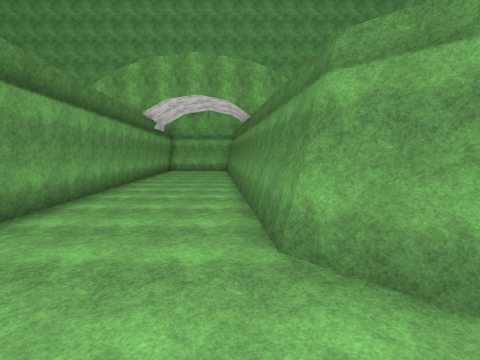
view 1 (above)

12 first-person views from a walk through a level from a Godot 3-D game. The camera is 1.3 m above the floor, tilts 6° down and sees 90° across. The floor is counted in squares, 1 m on a side. Each view is taken from the middle of a square. On the plan, view 1 faces up. The plan holds only what a view shows up to about 12 squares ahead; the rest is blank. The place goes on beyond the plan. Surface patterns are stand-ins for the level's own textures.

view 2
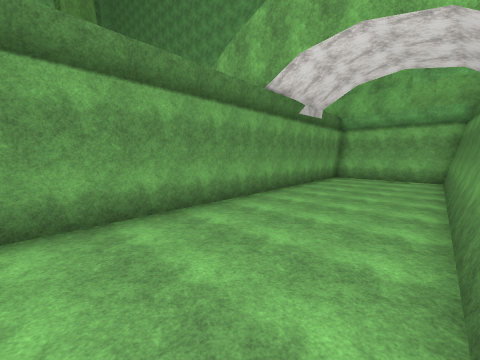

view 3
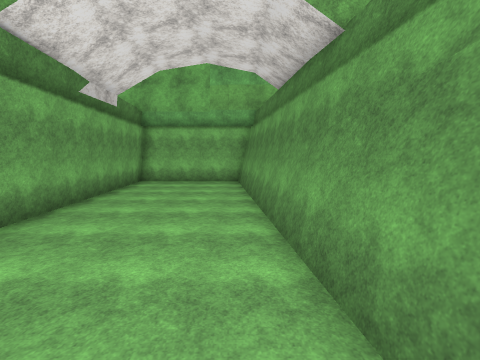

view 4
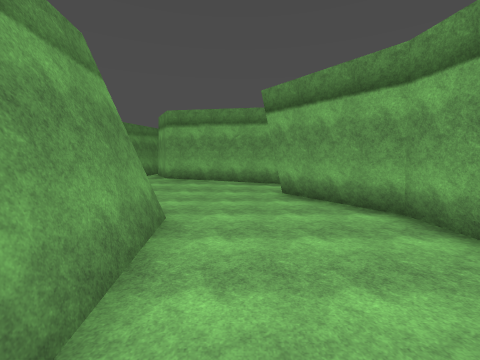

view 5
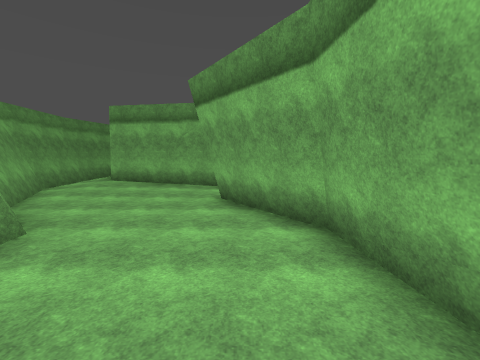

view 6
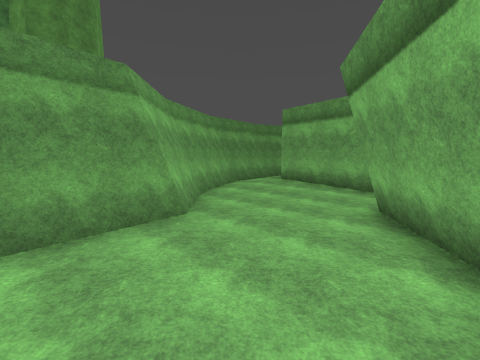

view 7
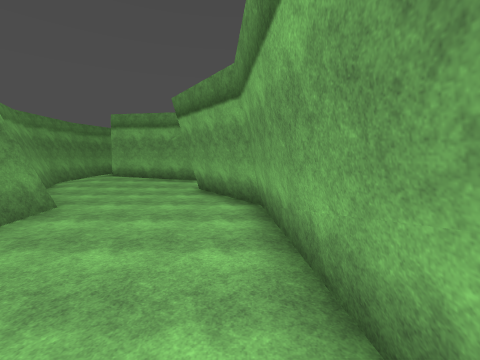

view 8
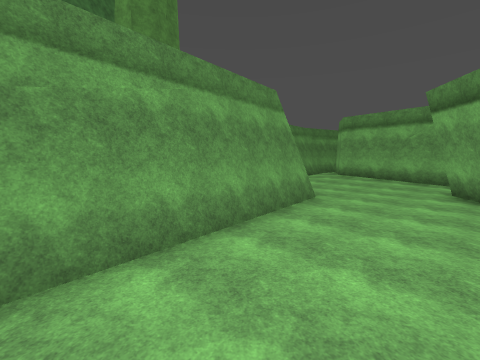

view 9
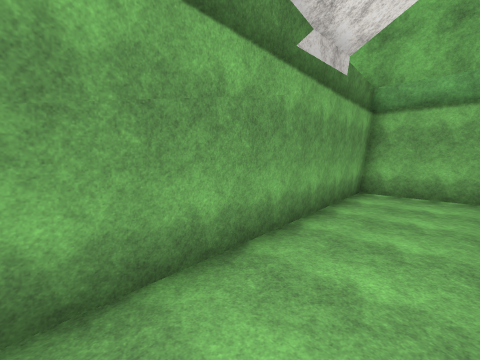

view 10
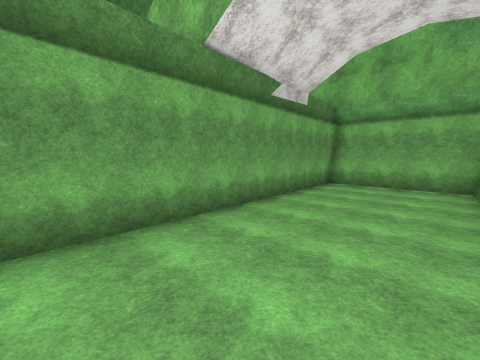

view 11
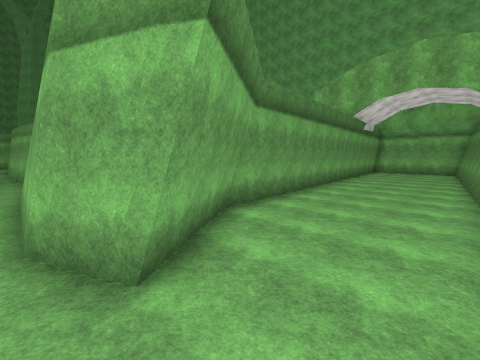

view 12
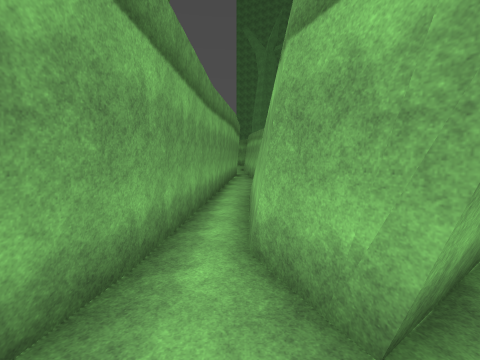

### Floor plan
Points are (right, up) in squares from view 1. A wall is a line through its corners. A room is listed if a view was taken in it or the views show most of it. See-through windows are left out.
Room 1 (views 1, 2, 3, 4, 5, 6, 7, 8, 9, 10, 11, 12)
walls: (0.8, 3.1) (-0.9, 19.6) (-5.8, 19.6) (-4.4, 3.1); (-4.2, 3.3) (-2.1, 0.2); (-2.3, 0.1) (-2.8, -0.3); (-2.3, 0.1) (-4.2, -0.9); (3.1, 1.3) (0.9, 3.3) (-0.5, 17.7); (3.3, 1.4) (1, 3.6); (-3.7, -2.1) (2.5, -3); (-4.9, -2.1) (-3.3, -2.1); (4.7, -2) (2.9, 1.3); (5.3, -5.1) (4.9, -1.7) (3.2, 1.4)
low walls: (-4.4, 3.1) (-2.3, 0.1); (2.9, 1.2) (0.6, 3.3); (4.9, -5) (4.6, -1.9); (5.1, -5) (4.7, -1.8)

Where each view was taken, in squares from view 1:
view 1: 0 up, 0 right, facing up
view 2: 6 up, 0 right, facing up-left
view 3: 8 up, 1 left, facing up
view 4: 8 up, 1 left, facing down
view 5: 7 up, 3 left, facing down
view 6: 6 up, 4 left, facing down-right
view 7: 9 up, 4 left, facing down
view 8: 10 up, 3 left, facing down-right
view 9: 11 up, 3 left, facing up-left
view 10: 9 up, 1 left, facing up-left
view 11: 1 down, 0 right, facing up-left
view 12: 1 down, 1 left, facing left
